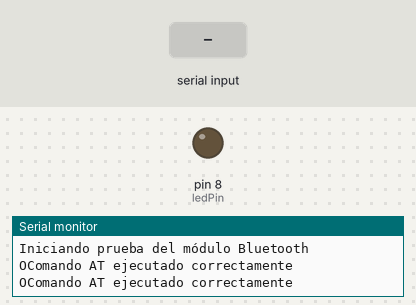
Bench run of a sketch on a simulated Arduino Uno, built with avr-gcc and run on an emulated ATmega328P. On the bench: output pins drawn as LEDs (lit = HIGH), the last lines printed to the serial monitor. Inputs (shaded band) come from the test bench. The modem accepts every AT command (registered, SIM ready, sends succeed) and sends nothing else.

Above: at 1.2 s.
1.3 s: "1" received over the second serial link
At 2.1 s:
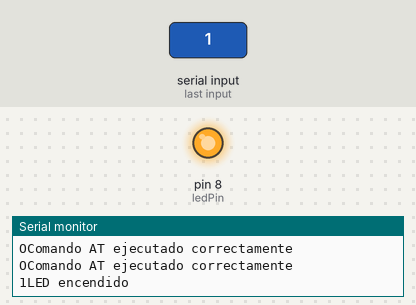
2.8 s: "0" received over the second serial link
At 3.3 s:
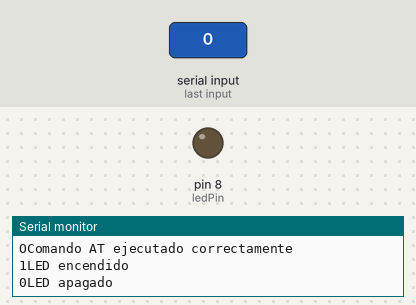
Timing chart, 0 to 5.8 s (numbered marks = the images above; inputs shaded):
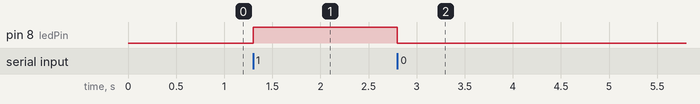

Measured:
- after the input at 1.3 s, pin 8 (ledPin): LOW → HIGH at once
- after the input at 2.8 s, pin 8 (ledPin): HIGH → LOW at once

The sketch:

bluetooth.ino
```cpp
#include <SoftwareSerial.h>
SoftwareSerial mySerial(10, 11); // RX, TX
const int ledPin = 8;
boolean bluetoothConnected = false;

void setup() {
  Serial.begin(9600);
  mySerial.begin(38400);
  pinMode(ledPin, OUTPUT);
  digitalWrite(ledPin, LOW);
  while (!Serial) {
    ;
  }
  mySerial.println("AT+NAME=ModestoHC05");
  mySerial.println("AT+PIN=1234");

  Serial.println("Iniciando prueba del módulo Bluetooth");
}

void loop() {
  if (mySerial.available()) {
    char dataFromBT = mySerial.read();
    Serial.write(dataFromBT);

    if (dataFromBT == '1') {
      digitalWrite(ledPin, HIGH); // Enciende el LED
      Serial.println("LED encendido");
    } else if (dataFromBT == '0') {
      digitalWrite(ledPin, LOW); // Apaga el LED
      Serial.println("LED apagado");
    }

	 // Verifica si se ha recibido una respuesta adecuada del módulo Bluetooth para confirmar la configuración
    if (dataFromBT == 'O' && mySerial.available() > 1 && mySerial.read() == 'K') {
      Serial.println("Comando AT ejecutado correctamente");
    }

    // Verifica si se ha recibido una respuesta adecuada del módulo Bluetooth para confirmar la conexión
    if (!bluetoothConnected && dataFromBT == 'O' && mySerial.available() > 1 && mySerial.read() == 'K') {
      bluetoothConnected = true;
      Serial.println("Conexión establecida con el módulo Bluetooth");
    }
  }

  if (Serial.available()) {
    mySerial.write(Serial.read());
  }
}
```
